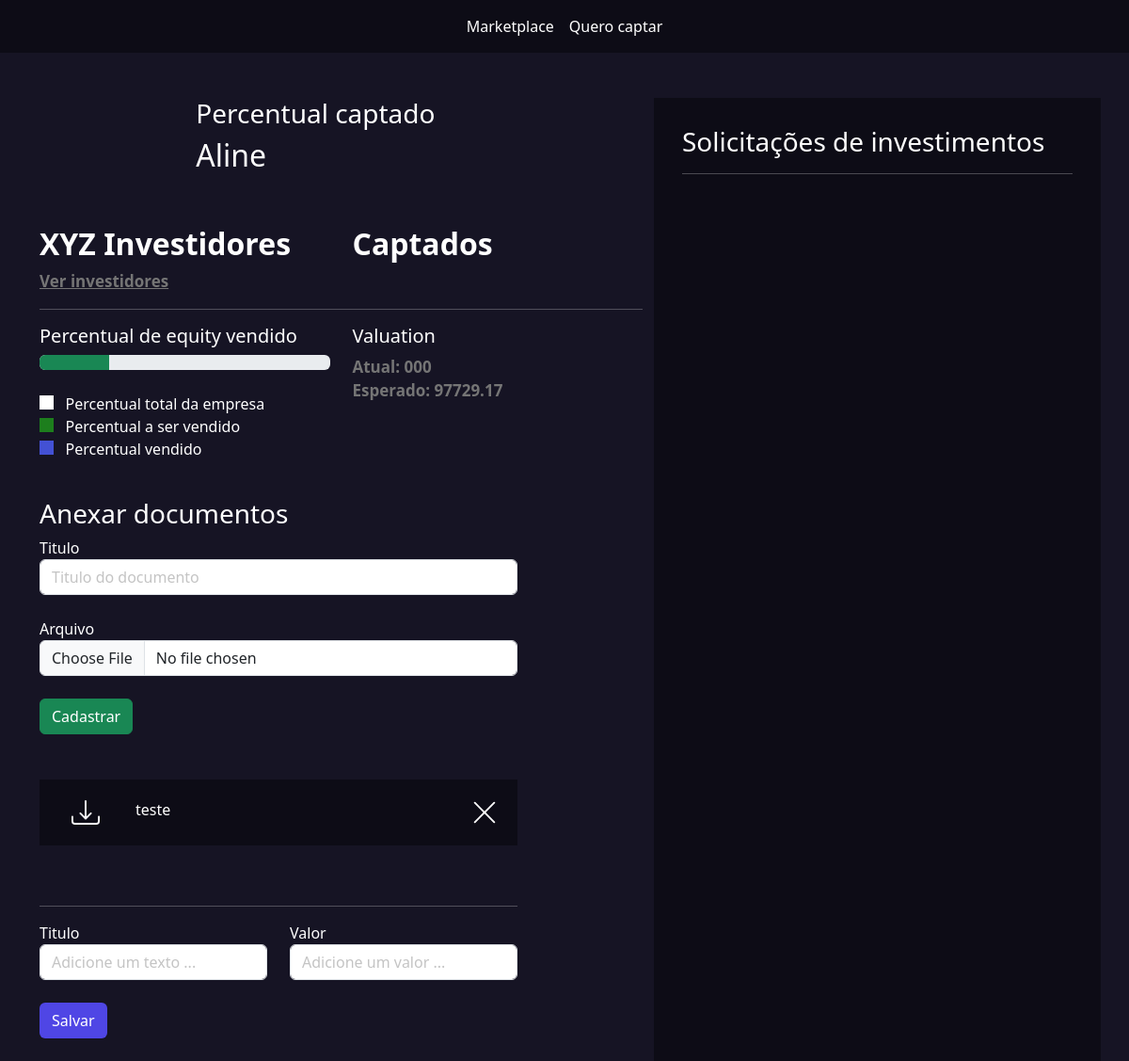
Page /empresarios/empresa/2 (signed in) on the committed database.
### empresarios/models.py (models this page shows, shortened)
class Empresas(models.Model):
    tempo_existencia_choices = (
        ('-6', 'Menos de 6 meses'),
        ('+6', 'Mais de 6 meses'),
        ('+1', 'Mais de 1 ano'),
        ('+5', 'Mais de 5 anos')
    )
    estagio_choices = (
        ('I', 'Tenho apenas uma idea'),
        ('MVP', 'Possuo um MVP'),
        ('MVPP', 'Possuo um MVP com clientes pagantes'),
        ('E', 'Empresa pronta para escalar'),
    )
    area_choices = (
        ('ED', 'Ed-tech'),
        ('FT', 'Fintech'),
        ('AT', 'Agrotech'),
    )
    user = models.ForeignKey(User, on_delete=models.DO_NOTHING)
    nome = models.CharField(max_length=50)
    cnpj = models.CharField(max_length=30)
    site = models.URLField()
    tempo_existencia = models.CharField(max_length=2, choices=tempo_existencia_choices, default='-6')
    descricao = models.TextField()
    data_final_captacao = models.DateField()
    percentual_equity = models.IntegerField()
    estagio = models.CharField(max_length=4, choices=estagio_choices, default='I')
    area = models.CharField(max_length=3, choices=area_choices)
    publico_alvo = models.CharField(max_length=3)
    valor = models.DecimalField(max_digits=9, decimal_places=2)
    pitch = models.FileField(upload_to='pitchs')
    logo = models.FileField(upload_to='logo')
    from django.utils.safestring import mark_safe
    @property
    def valuation(self):
        return f'{(100 * self.valor) / self.percentual_equity:.2f}'

class Documento(models.Model):
    empresa = models.ForeignKey(Empresas, on_delete=models.DO_NOTHING)
    titulo = models.CharField(max_length=30)
    arquivo = models.FileField(upload_to="documentos")

### empresarios/views.py (the view)
# urls.py: path('empresa/<int:id>', views.empresa, name="empresa"),
def empresa(request, id):
    empresa = Empresas.objects.get(id=id)
    if empresa.user != request.user:
        messages.add_message(request, constants.ERROR, "Essa empresa nao é sua")
        return redirect(f'/empresarios/listar_empresas')
    if request.method == "GET":
        documentos = Documento.objects.filter(empresa=empresa)
        proposta_investimentos = PropostaInvestimento.objects.filter(empresa=empresa)
        percentual_vendido = 0
        for pi in proposta_investimentos:
            if pi.status == 'PA':
                percentual_vendido = percentual_vendido + pi.percentual
        percentual_disponivel = empresa.percentual_equity - percentual_vendido
        proposta_investimentos_enviada = proposta_investimentos.filter(status='PE')
        return render(request, 'empresa.html', {
            'empresa': empresa,
            'documentos': documentos,
            'proposta_investimentos_enviada': proposta_investimentos_enviada,
            'percentual_vendido': int(percentual_vendido),
            'percentual_disponivel': percentual_disponivel,
        })

### empresarios/templates/empresa.html (shortened to what this page needs)
{% extends "base.html" %}
{% load static %}
{% block 'head' %}
<link rel="stylesheet" href="{% static 'empresarios/css/listar_empresas.css' %}">
<link rel="stylesheet" href="{% static 'empresarios/css/empresa.css' %}">
<link rel="stylesheet" href="{% static 'usuarios/css/usuarios.css' %}">
{% endblock 'head' %}
{% block 'body' %}
    {% include "partials/barra_navegacao.html" %}
    <br><br>
    <div class="container">
        <div class="row">
            <div class="col-md-7">
                <div class="row">
                    <div class="col-md-3">
                    </div>
                    <div class="col-md">
                        <h3>Percentual captado</h3>
                        <h2>{{empresa.nome}}</h2>
                    </div>
                </div>
                <br><br>
                <div class="row">
                    <div class="col-md">
                        <h2 class="titulo2">XYZ Investidores</h2>
                        <a href="#" class="sub-fonte">Ver investidores</a>
                    </div>
                    <div class="col-md">
                        <h2 class="titulo2">{{total_captado}} Captados</h2>
                    </div>
                </div>
                <hr>
                <div class="row">
                    <div class="col-md">
                        <h5>Percentual de equity vendido</h5>
                        <div class="progress">
                            <div class="progress-bar bg-success" style="width: {{percentual_disponivel}}%"></div>
                        </div>
                        <br>
                        <label class="point-white"></label><span>&nbsp&nbsp Percentual total da empresa</span>
                        <br>
                        <label class="point-green"></label><span>&nbsp&nbsp Percentual a ser vendido</span>
                        <br>
                        <label class="point-blue"></label><span>&nbsp&nbsp Percentual vendido</span>
                    </div>
                    <div class="col-md">
                        <h5>Valuation</h5>
                        <span class="sub-fonte">Atual: 000</span>
                        <br>
                        <span class="sub-fonte">Esperado: {{empresa.valuation}}</span>
                    </div>
                    <div class="documentos">
                        <h3>Anexar documentos</h3>
                        <form action="{% url 'add_doc' empresa.id %}" method="POST" enctype='multipart/form-data'>{% csrf_token %}
                            <label>Titulo</label>
                            <input type="text" name="titulo" class="form-control" placeholder="Titulo do documento">
                            <br>
                            <label>Arquivo</label>
                            <input type="file" name="arquivo" class="form-control">
                            <br>
                            <input type="submit" class="btn btn-success" value="Cadastrar">
                        </form>
                        <br><br>
                        {% for documento in documentos %}
                            <div class="list_documentos">
                                <div class="row">
                                    <div class="col-md-2" style="text-align: center">
                                        <a href="{{documento.arquivo.url}}">
                                        </a>
                                    </div>
                                    <div class="col-md-6">{{documento.titulo}}</div>
                                    <div class="col-md-4" style="text-align: right;">
                                        <a href="{% url 'excluir_dc' documento.id %}">
                                        </a>
                                    </div>
                                </div>
                            </div>
                            <br>
                        {% endfor %}
                        <br>
                        <hr>
                        <div class="row">
                            <div class="col-md">
                                <form action="{% url 'add_metrica' empresa.id %}" method="POST">{% csrf_token %}
                                <label>Titulo</label>
                                <input type="text" class="form-control" name="titulo" placeholder="Adicione um texto ...">
                            </div>
                            <div class="col-md">
                                <label>Valor</label>
                                <input type="text" class="form-control" name="valor" placeholder="Adicione um valor ...">
                            </div>
                        </div>
                        <br>
                        <input type="submit" value="Salvar" class="btn btn-indigo-normal">
                        <br><br>
                    </div>
                </div>
            </div>
            <div class="col-md-5 dark-color intereses-investimentos">
                <h3>Solicitações de investimentos</h3>
                <hr>
                <br>
            </div>
        </div>
    </div>
{% endblock 'body' %}

### templates/static/geral/css/base.css (style rules this page uses)
:root { --main-color: #161424; --dark-color: #0D0C16; --contrast-color: #4F46E5; }
body { color: white !important; background-color: var(--main-color) !important; }
.dark-color { background-color: var(--dark-color); color: white !important; }

### templates/static/empresarios/css/empresa.css (style rules this page uses)
.intereses-investimentos { min-height: 80vh; padding: 30px }
.sub-fonte { color:rgb(117, 117, 117); font-size: 17px; font-weight: bold; }
.titulo2 { font-weight: bold; }
.point-white { width: 15px; height: 15px; background-color: white; }
.point-green { width: 15px; height: 15px; background-color: #1d7e1d; }
.point-blue { width: 15px; height: 15px; background-color: #4351d4; }
.documentos { width: 80%; margin-top: 40px; }
.list_documentos { background-color: var(--dark-color); padding: 20px; }

### templates/static/usuarios/css/usuarios.css (style rules this page uses)
.btn-indigo-normal { background-color: var(--contrast-color); color: white; }

### rows in the picture
Empresas: nome "Aline", valuation "97729.17"
Documento: titulo "teste"
